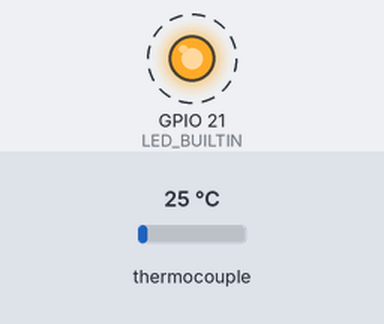
The sketch below on a simulated Seeed XIAO ESP32-S3. On the bench: output pins drawn as LEDs (lit = HIGH). Dashed ring = blinking. The inputs (shaded band) are chosen by the test bench; at power-on: thermocouple 25 °C. What the sketch prints to the serial monitor is not drawn.

Above: at 0.55 s.
Timing chart, 0 to 3.5 s (numbered marks = the images above):
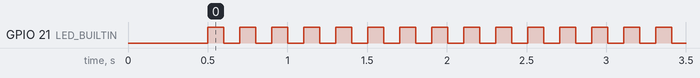

The sketch:

XIAOESP32S3-MAX31855-ThermoSensor.ino
```cpp
// XIAO ESP32S3とMAX31855で温度計測する
// 計測した温度はXBee3を使って無線伝送する
// MAX31855 > SPI > ESP32S3 > UART > XBee3
// MAX31855( Adafruit 製モジュール)
//
// MAX31855 CLK  >  ESP32S3-D5
// MAX31855 CS   >  ESP32S3-D4
// MAX31855 DO   >  ESP32S3-D3
// MAX31855 GND  <  ESP32S3-GND     >  XBee3-GND(10)
// MAX31855 3Vo
// MAX31855 Vin  <  ESP32S3-3V3     >  XBee3-VCC(1)
//                  ESP32S3-D6(TX)  >  XBee3-DIN(3)
//                  ESP32S3-D7(RX)  >  XBee3-DOUT(2)

#include <Adafruit_MAX31855.h>
#include <SPI.h>

// S3ボードではGPIO1がD1なのか？そうみたい 3，4，5で通信できた
#define MAXDO     3 // 10
#define MAXCS     4 // 0
#define MAXCLK    5 // 8
Adafruit_MAX31855 thermocouple(MAXCLK, MAXCS, MAXDO);

// #define MAXCS     1
// Adafruit_MAX31855 thermocouple(MAXCS);

// XBee用のシリアルポート
HardwareSerial XBeeSerial(0);

// カウント
volatile unsigned long count = 0;

void setup() {
  // put your setup code here, to run once:
  Serial.begin(9600);
  Serial.println("MAX31855 test");

  XBeeSerial.begin(57600, SERIAL_8N1, -1, -1);
  XBeeSerial.println("Start Serial with MAX31855");

  pinMode(LED_BUILTIN, OUTPUT);
  bool ret = thermocouple.begin();
  delay(500);
  if ( !ret ){
    Serial.println("MAX31855 Fail");
    while(true){
      delay(500);
    }
  }
}

void loop() {
  // put your main code here, to run repeatedly:

  digitalWrite(LED_BUILTIN, HIGH);
  delay(100);
  digitalWrite(LED_BUILTIN, LOW);
  delay(100);

  // 熱電対摂氏温度を読み取る
  double c = thermocouple.readCelsius();
  if (isnan(c)) {
    Serial.println("Something wrong with thermocouple!");
  } else {
    XBeeSerial.print(count);
    XBeeSerial.print(",");
    XBeeSerial.println(c);
  }

  count++;
}
```

Measured:
- by itself, GPIO 21 (LED_BUILTIN): alternates HIGH for 0.10 s and LOW for 0.10 s
- by itself, everything shown: repeats every 5.2 s, in 26 steps
